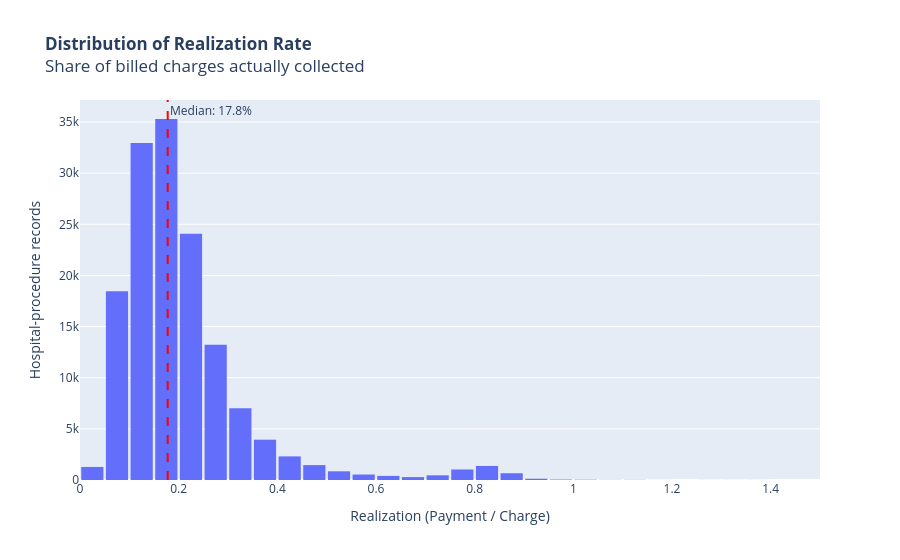

Notebook code for this chart:
### Code cell
# Distribution of Realization

median_realization = cleaned_df["realization"].median()
average_realization = cleaned_df["realization"].mean()

fig = px.histogram(
    cleaned_df, 
    x=cleaned_df['realization'], 
    range_x=[0, 1.5],
    nbins=160, 
    title='<b>Distribution of Realization Rate</b><br>Share of billed charges actually collected', 
    labels={'realization': 'Realization (Payment / Charge)'})

fig.update_layout(
    xaxis_title='Realization (Payment / Charge)',
    yaxis_title='Hospital-procedure records', 
    bargap=0.1
)
fig.add_vline(
    x=median_realization, 
    line_dash="dash", 
    line_color="red",
    annotation_text=f"Median: {median_realization:.1%}"
)
# fig.add_vline(
#     x=average_realization, 
#     line_dash="dash", 
#     line_color="blue",
#     annotation_text=f"Average: {average_realization:.1%}"
# )

fig.show()

### Figure 1 — Plotly figure (JSON) as saved in the notebook; plotly's stock layout.template omitted (floating-point values rounded to 4 significant figures; data arrays with more than 128 entries replaced by an {"elided": "..."} marker saying what was removed)
{"data": [{"alignmentgroup": "True", "bingroup": "x", "hovertemplate": "Realization (Payment / Charge)=%{x}<br>count=%{y}<extra></extra>", "legendgroup": "", "marker": {"color": "#636efa", "pattern": {"shape": ""}}, "name": "", "nbinsx": 160, "offsetgroup": "", "orientation": "v", "showlegend": false, "type": "histogram", "x": {"elided": "145879 float values"}, "xaxis": "x", "yaxis": "y"}], "layout": {"annotations": [{"showarrow": false, "text": "Median: 17.8%", "x": 0.1778, "xanchor": "left", "xref": "x", "y": 1, "yanchor": "top", "yref": "y domain"}], "bargap": 0.1, "barmode": "relative", "legend": {"tracegroupgap": 0}, "shapes": [{"line": {"color": "red", "dash": "dash"}, "type": "line", "x0": 0.1778, "x1": 0.1778, "xref": "x", "y0": 0, "y1": 1, "yref": "y domain"}], "title": {"text": "<b>Distribution of Realization Rate</b><br>Share of billed charges actually collected"}, "xaxis": {"anchor": "y", "domain": [0, 1], "range": [0, 1.5], "title": {"text": "Realization (Payment / Charge)"}}, "yaxis": {"anchor": "x", "domain": [0, 1], "title": {"text": "Hospital-procedure records"}}}}
